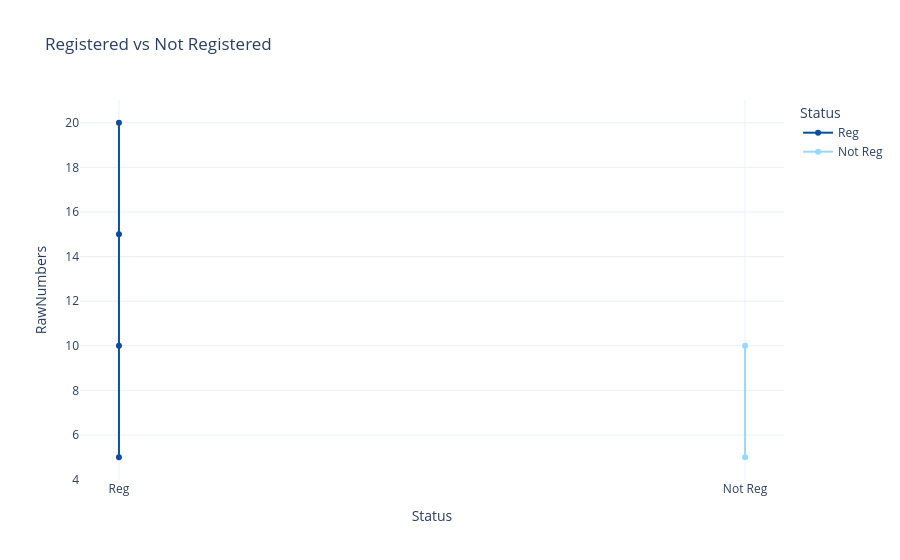

This figure's notebook cell:
### Code cell
# This code creates a second practice line chart with markers for easier reading.
fig4 = px.line(
    vote_2024_copy,
    x="Status",
    y="RawNumbers",
    color="Status",
    markers=True,
    title="Registered vs Not Registered",
    color_discrete_map=COLOR_MAP
)
fig4.show()

### Figure 1 — Plotly figure (JSON) as saved in the notebook; plotly's stock layout.template omitted (floating-point values rounded to 4 significant figures)
{"data": [{"hovertemplate": "Status=%{x}<br>RawNumbers=%{y}<extra></extra>", "legendgroup": "Reg", "line": {"color": "#0B4F9C", "dash": "solid"}, "marker": {"symbol": "circle"}, "mode": "lines+markers", "name": "Reg", "orientation": "v", "showlegend": true, "type": "scatter", "x": ["Reg", "Reg", "Reg", "Reg"], "xaxis": "x", "y": [10, 20, 15, 5], "yaxis": "y"}, {"hovertemplate": "Status=%{x}<br>RawNumbers=%{y}<extra></extra>", "legendgroup": "Not Reg", "line": {"color": "#9AD7FF", "dash": "solid"}, "marker": {"symbol": "circle"}, "mode": "lines+markers", "name": "Not Reg", "orientation": "v", "showlegend": true, "type": "scatter", "x": ["Not Reg", "Not Reg"], "xaxis": "x", "y": [5, 10], "yaxis": "y"}], "layout": {"legend": {"title": {"text": "Status"}, "tracegroupgap": 0}, "title": {"text": "Registered vs Not Registered"}, "xaxis": {"anchor": "y", "categoryarray": ["Reg", "Not Reg"], "categoryorder": "array", "domain": [0, 1], "title": {"text": "Status"}}, "yaxis": {"anchor": "x", "domain": [0, 1], "title": {"text": "RawNumbers"}}}}
